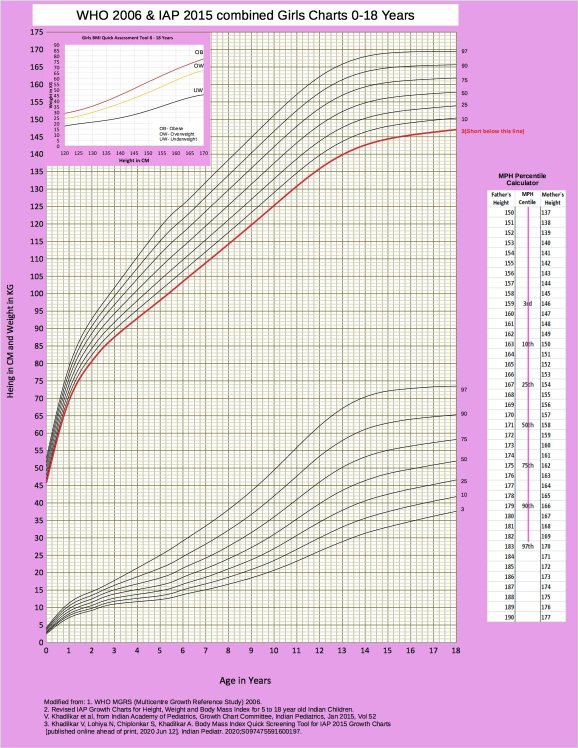
#> input picture Images/IAP-Paediatrician-friendly-IAP-Growth-Charts-for-0-18-years-1-746x1024.jpg, 1156 x 1496 px (shown at 1/2 size); its folder holds only this picture in this run
$ python -i preprocess.py   (imports and definitions only)
#> lines starting #> are read from the running program, lines starting #| are printed output that depends on the picture; after the words box and inside, x2 and y2 are one past the last pixel; in counts of white or black regions, pixels touching at a corner belong together
"""Versioned image preprocessing for bone-age inference (M4.2).

Two pipelines live here, and both are kept forever:

* ``prep-1.0-minmax`` reproduces exactly what the incumbent model was trained
  and calibrated with -- grayscale, resize, divide by 255, ImageNet
  normalisation (``train_boneage._load_all_images``). Despite the version name
  there is NO min/max contrast stretch; an earlier docstring said there was.
  It is not deleted when a better one arrives, because a model is only valid
  with the preprocessing it saw during training. A stored conformal quantile is
  a property of *model + pipeline*, not of the model alone.
* ``prep-2.0-clahe-seg`` is the improved pipeline: percentile windowing, CLAHE,
  hand segmentation with background suppression, and rotation normalisation.

Why percentile windowing replaces global min/max: min/max is destroyed by a
single outlier pixel. One bright annotation marker, a collimator edge, or a hot
pixel compresses the entire diagnostic range of the hand into a fraction of the
output scale. Clipping to the 1st/99th percentile is robust to both.

**Version binding is the safety property.** ``registry.py`` refuses to serve a
conformal interval when the active pipeline's version does not match the one the
model's quantiles were computed under. Without that, changing preprocessing
silently degrades interval coverage with no signal at all -- the numbers keep
coming out, they are just quietly wrong.

No OpenCV: CLAHE and connected components are implemented on numpy/scipy so the
dependency set stays as it is. The implementations are tested against their
defining properties rather than against a reference library.
"""
from __future__ import annotations

import io
from dataclasses import dataclass

import numpy as np
from PIL import Image, ImageOps
from scipy import ndimage

PREPROCESSING_V1 = "prep-1.0-minmax"
PREPROCESSING_V2 = "prep-2.0-clahe-seg"
CURRENT_PREPROCESSING = PREPROCESSING_V1

_MEAN = np.array([0.485, 0.456, 0.406], dtype=np.float32)
_STD = np.array([0.229, 0.224, 0.225], dtype=np.float32)


@dataclass(frozen=True)
class PreprocessResult:
    tensor: np.ndarray
    version: str
    notes: tuple[str, ...] = ()


# ── primitives ──────────────────────────────────────────────────────────────

# [59 lines left out: functions percentile_window, clahe, not called in this run]


def _otsu(arr: np.ndarray) -> float:
    hist, edges = np.histogram(arr, bins=256, range=(0.0, 1.0))
    hist = hist.astype(np.float64)
    total = hist.sum()
    if total == 0:
        return 0.5
    omega = np.cumsum(hist) / total
    mids = (edges[:-1] + edges[1:]) / 2
    mu = np.cumsum(hist * mids) / total
    mu_t = mu[-1]
    denom = omega * (1 - omega)
    with np.errstate(divide="ignore", invalid="ignore"):
        sigma_b = np.where(denom > 1e-12, (mu_t * omega - mu) ** 2 / denom, 0.0)
    return float(mids[int(np.nanargmax(sigma_b))])


def segment_hand(arr: np.ndarray) -> tuple[np.ndarray, bool]:
    """Largest bright connected component as a boolean mask.

    Returns ``(mask, ok)``. **Fails open**: if no plausible component is found
    the mask is all-True and ``ok`` is False, so the caller proceeds on the
    unsegmented image. A segmentation bug must never feed a black frame to the
    model and get back a confident wrong age.
    """
    threshold = _otsu(arr)
    binary = arr > threshold
    binary = ndimage.binary_opening(binary, np.ones((3, 3)))
    labels, count = ndimage.label(binary)
    if count == 0:
        return np.ones_like(arr, dtype=bool), False

    sizes = ndimage.sum(binary, labels, range(1, count + 1))
    largest = int(np.argmax(sizes)) + 1
    mask = labels == largest

    # A hand should occupy a substantial share of a hand radiograph. Anything
    # tiny or near-total means the threshold found something else.
    fraction = mask.mean()
    if not (0.05 <= fraction <= 0.95):
        return np.ones_like(arr, dtype=bool), False

    mask = ndimage.binary_fill_holes(mask)
    mask = ndimage.binary_closing(mask, np.ones((5, 5)))
    return mask, True


# [73 lines left out: functions rotation_angle, _to_gray, _to_tensor, preprocess_v1, preprocess_v2, not called in this run]


_PIPELINES = {PREPROCESSING_V1: preprocess_v1, PREPROCESSING_V2: preprocess_v2}


def available_versions() -> tuple[str, ...]:
    return tuple(_PIPELINES)


# [6 lines left out: function run, not called in this run]

>>> import cv2
>>> picture = cv2.imread('../../Images/IAP-Paediatrician-friendly-IAP-Growth-Charts-for-0-18-years-1-746x1024.jpg', cv2.IMREAD_GRAYSCALE)
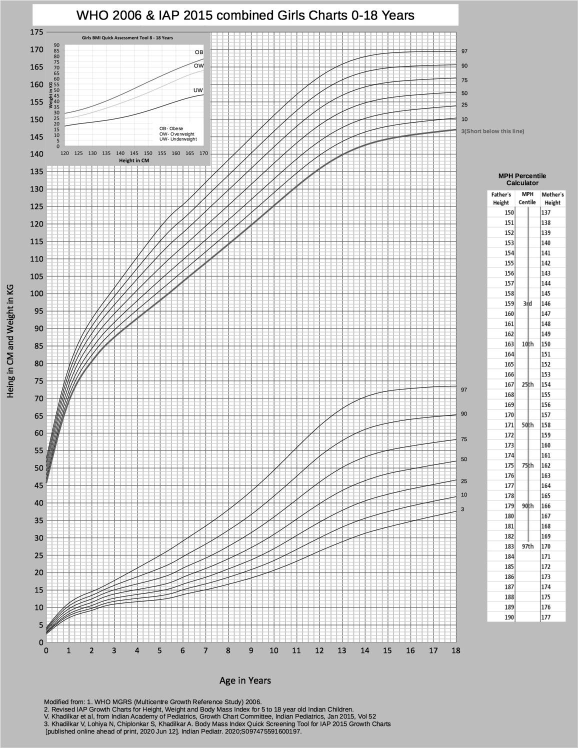
#> picture: shape (1496, 1156) (shown at 1/2 size); min 0, max 255, mean 212.9
>>> result = segment_hand(picture)
#> in _otsu, `hist, edges = np.histogram(arr, bins=256, range=(0.0, 1.0))`: hist = 256 values, max 2972 at index 0, min 0 at index 1, mean 13.04; edges = 257 values from 0 to 1
#> in _otsu, `total = hist.sum()`: total = 3339
#> in _otsu, `omega = np.cumsum(hist) / total`: omega = 256 values from 0.89 to 1
#> in _otsu, `mids = (edges[:-1] + edges[1:]) / 2`: mids = 256 values from 0.00195 to 0.998
#> in _otsu, `mu = np.cumsum(hist * mids) / total`: mu = 256 values from 0.00174 to 0.111
#> in _otsu, `mu_t = mu[-1]`: mu_t = 0.111
#> in _otsu, `denom = omega * (1 - omega)`: denom = 256 values, max 0.0978 at index 0, min 0 at index 255, mean 0.0975
#> in _otsu, `sigma_b = np.where(denom > 1e-12, (mu_t * omega - mu) ** 2 / denom, 0.0)`: sigma_b = 256 values, max 0.0971 at index 0, min 0 at index 255, mean 0.0967
#> in segment_hand, `threshold = _otsu(arr)`: threshold = 0.00195
#> in segment_hand, `binary = arr > threshold`:
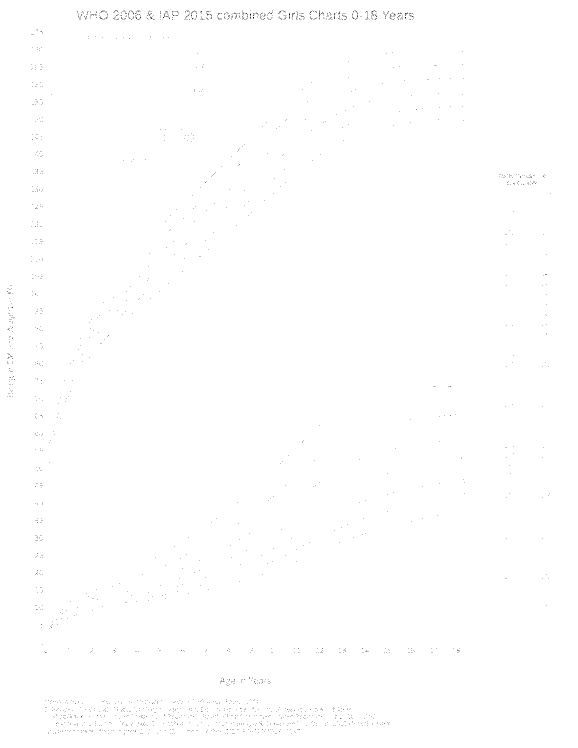
#> binary: shape (1496, 1156) bool (shown at 1/2 size); 99.8% white; black in thin lines or dots
#> in segment_hand, `binary = ndimage.binary_opening(binary, np.ones((3, 3)))`: binary: shape (1496, 1156) bool; 99.8% white; black in thin lines or dots
#> in segment_hand, `labels, count = ndimage.label(binary)`:
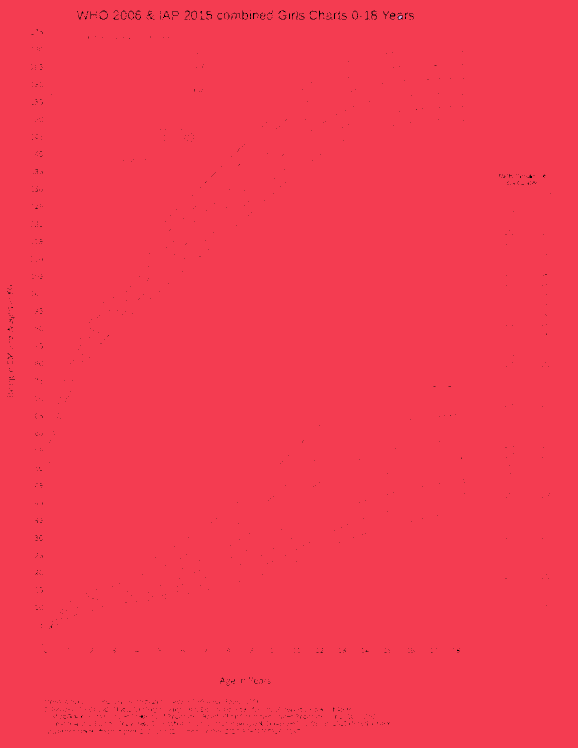
#> labels: shape (1496, 1156) int32 (shown at 1/2 size); 3 distinct labels, from 0 to 2; one colour per label, 0 black
#> in segment_hand, `labels, count = ndimage.label(binary)`: count = 2
#> in segment_hand, `sizes = ndimage.sum(binary, labels, range(1, count + 1))`: sizes = [1725408, 34]
#> in segment_hand, `largest = int(np.argmax(sizes)) + 1`: largest = 1
#> in segment_hand, `mask = labels == largest`: mask: shape (1496, 1156) bool; 99.8% white; black in thin lines or dots
#> in segment_hand, `fraction = mask.mean()`: fraction = 0.998

$ run again, on Images/IAP-Paediatrician-friendly-IAP-Growth-Charts-for-0-18-years-2-746x1024.png
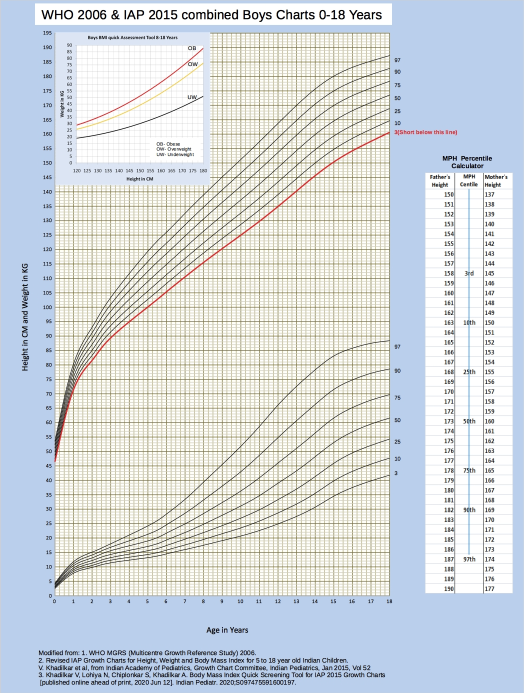
#> input picture Images/IAP-Paediatrician-friendly-IAP-Growth-Charts-for-0-18-years-2-746x1024.png, 1048 x 1386 px (shown at 1/2 size)
#> `picture = cv2.imread('../../Images/IAP-Paediatrician-friendly-IAP-Grow..`:
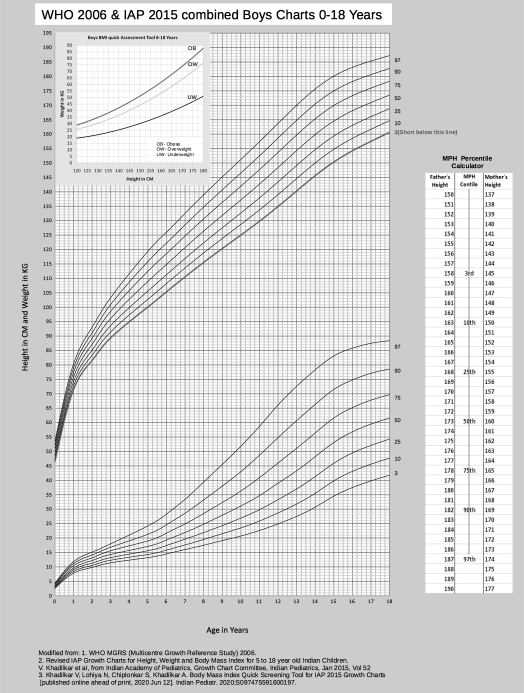
#> picture: shape (1386, 1048) (shown at 1/2 size); min 0, max 255, mean 215.9
#> hist = 256 values, max 1749 at index 255, min 0 at index 1, mean 11.36; edges = 257 values from 0 to 1
#> total = 2908
#> omega = 256 values from 0.399 to 1
#> mids = 256 values from 0.00195 to 0.998
#> mu = 256 values from 0.000778 to 0.601
#> mu_t = 0.601
#> denom = 256 values, max 0.24 at index 0, min 0 at index 255, mean 0.239
#> sigma_b = 256 values, max 0.238 at index 0, min 0 at index 255, mean 0.237
#> threshold = 0.00195
#> in segment_hand, `binary = arr > threshold`:
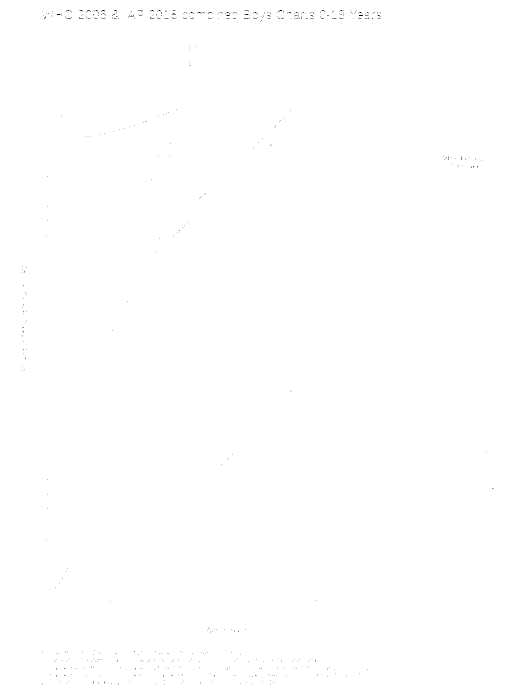
#> binary: shape (1386, 1048) bool (shown at 1/2 size); 99.9% white; black in thin lines or dots, all inside (x1, y1, x2, y2) = (45, 20, 987, 1369)
#> count = 1
#> sizes = [1451211]
#> largest = 1
#> fraction = 0.999
